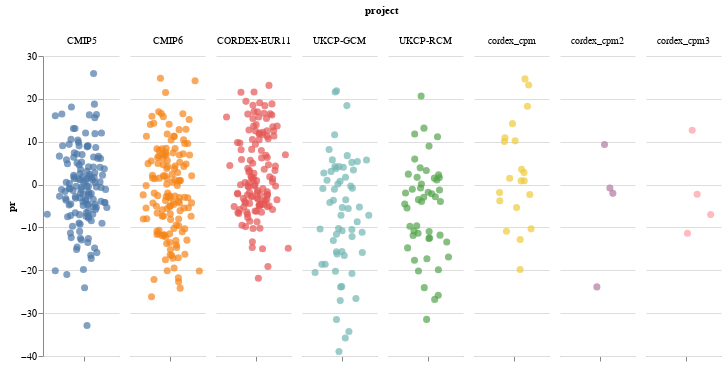

The code cell stored with this chart in its notebook:
### Code cell
# with input bindings
season_dropdown = alt.selection_single(
    fields=["season_number"], bind=alt.binding_select(options=[0, 1, 2, 3]), name="A"
)
ensemble_dropdown = alt.selection_single(
    fields=["ensemble"], bind=alt.binding_select(options=["r1i1p1", "inconsistent"]), name="B"
)

chart = (
    alt.Chart(data, width=75)
    .mark_circle(size=50)
    .encode(
        x=alt.X(
            "jitter:Q",
            title=None,
            axis=alt.Axis(values=[0], ticks=True, grid=False, labels=False),
            scale=alt.Scale(),
        ),
        y=alt.Y("pr:Q"),
        color=alt.Color("project:N", legend=None),
        column=alt.Column(
            "project:N",
        ),
        tooltip=["dataset", "pr"],
    )
    .transform_calculate(
        jitter="sqrt(-2*log(random()))*cos(2*PI*random())"
    )
    .add_selection(season_dropdown)
    .transform_filter(season_dropdown)
    .add_selection(ensemble_dropdown)
    .transform_filter(ensemble_dropdown)
    .configure_facet(spacing=10)
    .configure_view(stroke=None)
)
chart

### Figure 1 — Vega-Lite specification as saved in the notebook (floating-point values rounded to 4 significant figures; data arrays with more than 128 entries replaced by an {"elided": "..."} marker saying what was removed)
{"config": {"view": {"continuousWidth": 400, "continuousHeight": 300, "stroke": null}, "facet": {"spacing": 10}}, "data": {"name": "data-3501ce73586bc212dda14c0af4fd87dd"}, "mark": {"type": "circle", "size": 50}, "encoding": {"color": {"type": "nominal", "field": "project", "legend": null}, "column": {"type": "nominal", "field": "project"}, "tooltip": [{"type": "nominal", "field": "dataset"}, {"type": "quantitative", "field": "pr"}], "x": {"type": "quantitative", "axis": {"grid": false, "labels": false, "ticks": true, "values": [0]}, "field": "jitter", "scale": {}, "title": null}, "y": {"type": "quantitative", "field": "pr"}}, "selection": {"A": {"type": "single", "fields": ["season_number"], "bind": {"input": "select", "options": [0, 1, 2, 3]}}, "B": {"type": "single", "fields": ["ensemble"], "bind": {"input": "select", "options": ["r1i1p1", "inconsistent"]}}}, "transform": [{"calculate": "sqrt(-2*log(random()))*cos(2*PI*random())", "as": "jitter"}, {"filter": {"selection": "A"}}, {"filter": {"selection": "B"}}], "width": 75, "$schema": "https://vega.github.io/schema/vega-lite/v4.8.1.json", "datasets": {"data-3501ce73586bc212dda14c0af4fd87dd": {"elided": "544 records"}}}
